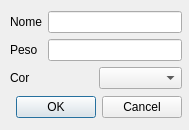
<?xml version="1.0" encoding="UTF-8"?>
<ui version="4.0">
 <class>janelaCamadas</class>
 <widget class="QDialog" name="janelaCamadas">
  <property name="windowModality">
   <enum>Qt::ApplicationModal</enum>
  </property>
  <property name="geometry">
   <rect>
    <x>0</x>
    <y>0</y>
    <width>189</width>
    <height>130</height>
   </rect>
  </property>
  <property name="sizePolicy">
   <sizepolicy hsizetype="Fixed" vsizetype="Fixed">
    <horstretch>0</horstretch>
    <verstretch>0</verstretch>
   </sizepolicy>
  </property>
  <property name="minimumSize">
   <size>
    <width>189</width>
    <height>130</height>
   </size>
  </property>
  <property name="maximumSize">
   <size>
    <width>189</width>
    <height>130</height>
   </size>
  </property>
  <property name="windowTitle">
   <string>Camada</string>
  </property>
  <property name="autoFillBackground">
   <bool>false</bool>
  </property>
  <widget class="QWidget" name="layoutWidget">
   <property name="geometry">
    <rect>
     <x>10</x>
     <y>10</y>
     <width>172</width>
     <height>111</height>
    </rect>
   </property>
   <layout class="QVBoxLayout" name="verticalLayout_2">
    <item>
     <layout class="QVBoxLayout" name="verticalLayout">
      <item>
       <layout class="QHBoxLayout" name="horizontalLayout">
        <item>
         <widget class="QLabel" name="label">
          <property name="text">
           <string>Nome</string>
          </property>
         </widget>
        </item>
        <item>
         <widget class="QLineEdit" name="caixaEntradaNomeDaCamada"/>
        </item>
       </layout>
      </item>
      <item>
       <layout class="QHBoxLayout" name="horizontalLayout_2">
        <property name="spacing">
         <number>10</number>
        </property>
        <item>
         <widget class="QLabel" name="label_2">
          <property name="text">
           <string>Peso</string>
          </property>
         </widget>
        </item>
        <item>
         <widget class="QLineEdit" name="caixaEntradaPesoDaCamada"/>
        </item>
       </layout>
      </item>
      <item>
       <layout class="QHBoxLayout" name="horizontalLayout_3">
        <item>
         <widget class="QLabel" name="label_3">
          <property name="text">
           <string>Cor</string>
          </property>
         </widget>
        </item>
        <item>
         <widget class="QComboBox" name="caixaBoxCor"/>
        </item>
       </layout>
      </item>
     </layout>
    </item>
    <item>
     <widget class="QDialogButtonBox" name="buttonBox">
      <property name="orientation">
       <enum>Qt::Horizontal</enum>
      </property>
      <property name="standardButtons">
       <set>QDialogButtonBox::Cancel|QDialogButtonBox::Ok</set>
      </property>
     </widget>
    </item>
   </layout>
  </widget>
 </widget>
 <resources/>
 <connections>
  <connection>
   <sender>buttonBox</sender>
   <signal>accepted()</signal>
   <receiver>janelaCamadas</receiver>
   <slot>accept()</slot>
   <hints>
    <hint type="sourcelabel">
     <x>128</x>
     <y>151</y>
    </hint>
    <hint type="destinationlabel">
     <x>157</x>
     <y>159</y>
    </hint>
   </hints>
  </connection>
  <connection>
   <sender>buttonBox</sender>
   <signal>rejected()</signal>
   <receiver>janelaCamadas</receiver>
   <slot>reject()</slot>
   <hints>
    <hint type="sourcelabel">
     <x>180</x>
     <y>120</y>
    </hint>
    <hint type="destinationlabel">
     <x>205</x>
     <y>159</y>
    </hint>
   </hints>
  </connection>
 </connections>
</ui>
